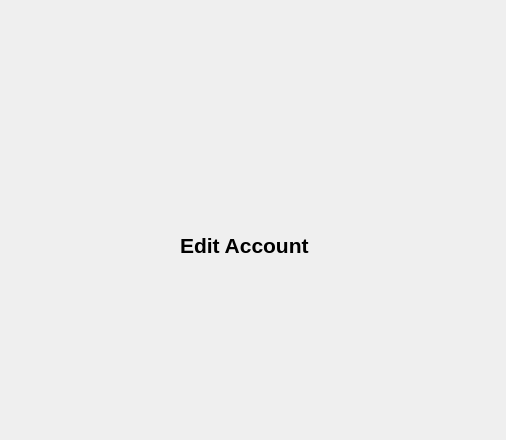
<?xml version="1.0" encoding="UTF-8"?>
<ui version="4.0">
 <class>EditAccount</class>
 <widget class="QDialog" name="EditAccount">
  <property name="geometry">
   <rect>
    <x>0</x>
    <y>0</y>
    <width>506</width>
    <height>440</height>
   </rect>
  </property>
  <property name="windowTitle">
   <string>Dialog</string>
  </property>
  <widget class="QLabel" name="labelEditAccount">
   <property name="geometry">
    <rect>
     <x>180</x>
     <y>210</y>
     <width>181</width>
     <height>71</height>
    </rect>
   </property>
   <property name="font">
    <font>
     <pointsize>16</pointsize>
     <bold>true</bold>
    </font>
   </property>
   <property name="text">
    <string>Edit Account</string>
   </property>
  </widget>
 </widget>
 <resources/>
 <connections/>
</ui>
